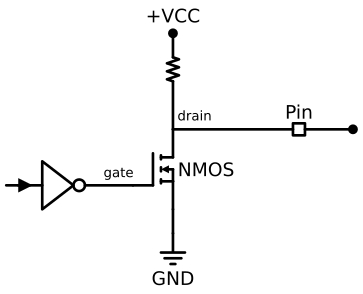

This figure's Python source:
import schemdraw
from schemdraw import dsp, logic
from schemdraw import elements as elem

with schemdraw.Drawing() as d:
    d.config(unit=0.5)

    nmos = elem.NMos().label("NMOS")

    N = (
        logic.Line()
        .left(d.unit * 2)
        .at(nmos.gate)
        .label("gate", "top", ofst=(-0.2, -0.1), fontsize=10)
    )
    A = logic.Not().left().at(N.end).reverse()
    logic.Line().left(d.unit * 1.5).at(A.in1)
    elem.CurrentLabelInline(direction="in").reverse().scale(0.5)

    logic.Line().right(d.unit * 5).at(nmos.drain).label(
        "drain", ofst=(-0.8, 0.15), fontsize=10
    )
    dsp.Square().scale(d.unit * 0.5).label("Pin", "top", ofst=(0, 0.2))
    logic.Line().right(d.unit * 2).dot()

    logic.Line().up(d.unit * 2).at(nmos.drain)
    elem.Resistor().scale(0.5)
    logic.Line().up().dot().label("+VCC", "right")

    logic.Line().down().at(nmos.source)
    elem.Ground().label("GND", "bottom")

    image_bytes = d.get_imagedata("svg")

with open("open-drain-pull-up.svg", "wb") as f:
    f.write(image_bytes)
